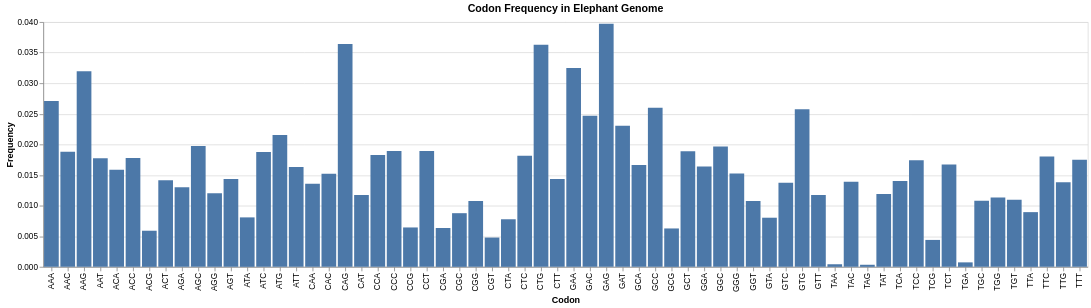

The notebook cell this image was saved under:
### Markdown cell above
[Altair](https://altair-viz.github.io/)

### Code cell
import altair as alt
import pandas as pd 

codon_df = pd.DataFrame(list(codon_frequency.items()), columns=['Codon', 'Frequency'])
chart = alt.Chart(codon_df).mark_bar().encode(
    x=alt.X('Codon:N', title='Codon'),
    y=alt.Y('Frequency:Q', title='Frequency'),
).properties(
    title= 'Codon Frequency in Elephant Genome'
)
chart

### Figure 1 — Vega-Lite specification as saved in the notebook (floating-point values rounded to 4 significant figures)
{"config": {"view": {"continuousWidth": 300, "continuousHeight": 300}}, "data": {"name": "data-d13e2033af25d31b3cdf57f9d781d556"}, "mark": {"type": "bar"}, "encoding": {"x": {"field": "Codon", "title": "Codon", "type": "nominal"}, "y": {"field": "Frequency", "title": "Frequency", "type": "quantitative"}}, "title": "Codon Frequency in Elephant Genome", "$schema": "https://vega.github.io/schema/vega-lite/v5.20.1.json", "datasets": {"data-d13e2033af25d31b3cdf57f9d781d556": [{"Codon": "ATG", "Frequency": 0.02154}, {"Codon": "CTG", "Frequency": 0.03628}, {"Codon": "GCA", "Frequency": 0.01665}, {"Codon": "GTT", "Frequency": 0.01174}, {"Codon": "AGG", "Frequency": 0.012}, {"Codon": "AAA", "Frequency": 0.02708}, {"Codon": "GCG", "Frequency": 0.006271}, {"Codon": "CTC", "Frequency": 0.01813}, {"Codon": "GGG", "Frequency": 0.01523}, {"Codon": "ACT", "Frequency": 0.01413}, {"Codon": "TGC", "Frequency": 0.01079}, {"Codon": "TCC", "Frequency": 0.01741}, {"Codon": "CCG", "Frequency": 0.006433}, {"Codon": "AAC", "Frequency": 0.01879}, {"Codon": "CCC", "Frequency": 0.01893}, {"Codon": "AGC", "Frequency": 0.01975}, {"Codon": "ACA", "Frequency": 0.01588}, {"Codon": "AAG", "Frequency": 0.03194}, {"Codon": "TCA", "Frequency": 0.01403}, {"Codon": "TCG", "Frequency": 0.004397}, {"Codon": "GAG", "Frequency": 0.03974}, {"Codon": "GTC", "Frequency": 0.01374}, {"Codon": "AAT", "Frequency": 0.01776}, {"Codon": "GCC", "Frequency": 0.02601}, {"Codon": "GAC", "Frequency": 0.02467}, {"Codon": "TGG", "Frequency": 0.01133}, {"Codon": "CTT", "Frequency": 0.01436}, {"Codon": "TCT", "Frequency": 0.01673}, {"Codon": "CAC", "Frequency": 0.0152}, {"Codon": "ATA", "Frequency": 0.00808}, {"Codon": "CCA", "Frequency": 0.01827}, {"Codon": "GGC", "Frequency": 0.01966}, {"Codon": "TTC", "Frequency": 0.01801}, {"Codon": "TAC", "Frequency": 0.01389}, {"Codon": "GTA", "Frequency": 0.008026}, {"Codon": "GAT", "Frequency": 0.02305}, {"Codon": "GAA", "Frequency": 0.0325}, {"Codon": "GTG", "Frequency": 0.02575}, {"Codon": "CCT", "Frequency": 0.01892}, {"Codon": "CAA", "Frequency": 0.01357}, {"Codon": "ACC", "Frequency": 0.01779}, {"Codon": "GCT", "Frequency": 0.0189}, {"Codon": "ATC", "Frequency": 0.01877}, {"Codon": "CGC", "Frequency": 0.008766}, {"Codon": "TTG", "Frequency": 0.01383}, {"Codon": "ACG", "Frequency": 0.005899}, {"Codon": "CAG", "Frequency": 0.03643}, {"Codon": "TTT", "Frequency": 0.01748}, {"Codon": "CGA", "Frequency": 0.006342}, {"Codon": "CGT", "Frequency": 0.004786}, {"Codon": "CAT", "Frequency": 0.01173}, {"Codon": "ATT", "Frequency": 0.0163}, {"Codon": "TAT", "Frequency": 0.01189}, {"Codon": "AGA", "Frequency": 0.01299}, {"Codon": "GGA", "Frequency": 0.01638}, {"Codon": "AGT", "Frequency": 0.01437}, {"Codon": "TGT", "Frequency": 0.01098}, {"Codon": "CTA", "Frequency": 0.007773}, {"Codon": "CGG", "Frequency": 0.01076}, {"Codon": "GGT", "Frequency": 0.01075}, {"Codon": "TGA", "Frequency": 0.0007287}, {"Codon": "TTA", "Frequency": 0.008937}, {"Codon": "TAG", "Frequency": 0.000339}, {"Codon": "TAA", "Frequency": 0.0004217}]}}
